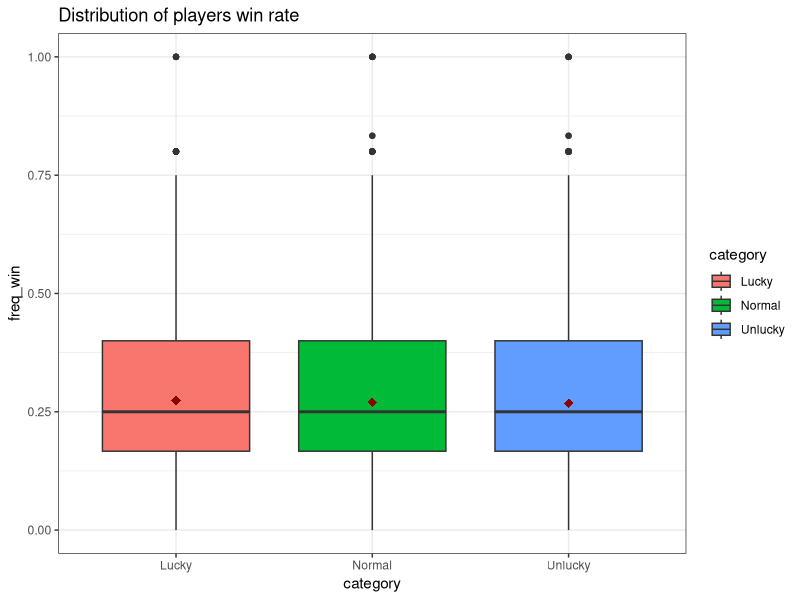

Generate this figure with R:
## ---- chunk 1
rm(list=ls())
library(dplyr)
library(tidyr)
library(ggplot2)
theme_set(theme_bw())
## ---- chunk 2
#source: https://www.bfmtv.com/loto/les-probabilites-de-gagner-aux-loteries-et-jeux-a-gratter-1460504.html
known_stats = read.table(text="Nom du jeu	Mise	Gain max.	Probabilite gain max.	Probabilite gain	Esperance gain
10 ans gagnants	5	340000	1500000	4.21	-1.4
Astro	2	20000	1125000	3.28	-0.67
Banco	1	1000	750000	4.24	-0.37
Black Jack	2	40000	1500000	4.46	-0.63
Cash	5	500000	6000000	3.83	-1.45
Goal	1	4000	1500000	3.97	-0.35
Jackpot	5	500000	6000000	5.5	-1.4
Maxi Goal	3	40000	1500000	3.83	-0.35
Maxi Mots Croises	5	250000	1500000	3.81	-1.5
Millionnaire	10	1000000	1500000	3.35	-2.65
Mini Mots Croises	2	15000	750000	3.66	-0.68
Mots Croises	3	30000	750000	4.52	-1.46
Mega Mots Croises	10	600000	3000000	2.94	-2.8
Numero Fetiche	1	1000	500000	3.53	-0.37
Pactole	2	200000	4500000	4.26	-0.64
Solitaire	2	25000	1500000	3.44	-0.68
Vegas	3	50000	1000000	3.81	-0.9",
header=TRUE,
sep="\t")

known_stats$Win.Prob = 1/known_stats$Probabilite.gain
known_stats$Prob.Play = known_stats$Mise/sum(known_stats$Mise)
## ---- chunk 3
Number_of_players=5000

win_chance_factor=c(Lucky=1,Normal=1,Unlucky=1)
Player_repartition=c(Lucky=33,Normal=33,Unlucky=33)
Avg_number_of_play=5
## ---- chunk 4
Num_categories_of_player=length(Player_repartition)
Categories_of_player=names(Player_repartition)
Player_repartition = Player_repartition/sum(Player_repartition)
## ---- chunk 5
Observation = data.frame(id.player = 1:Number_of_players)
## ---- chunk 6
Observation = Observation %>% 
  mutate(category = sample(x = Categories_of_player,
                                           size = Number_of_players,
                                           prob = Player_repartition,
                                           replace = TRUE)
)
## ---- chunk 7
Observation$Play.Num=rnorm(n = Number_of_players, mean = Avg_number_of_play) %>% 
  round()
## ---- chunk 8
Observation = Observation %>%
  uncount(Play.Num,
          .id="id.game",
          .remove=FALSE) 

## ---- chunk 9
Observation = Observation %>% 
  mutate(Game = sample(x = known_stats$Nom.du.jeu,
                          size = n(), 
                          prob=known_stats$Prob.Play,
                          replace = TRUE)
  )
## ---- chunk 10
Observation = left_join(Observation, known_stats[,c("Nom.du.jeu","Win.Prob")],
          by=c("Game" = "Nom.du.jeu")
)
## ---- chunk 11
tmp = data.frame(category=names(win_chance_factor),win_chance_factor=win_chance_factor)

Observation = left_join(Observation,tmp,
          by="category"
)
## ---- chunk 12
Observation = Observation %>% 
  mutate(Adj.Win.Prob=Win.Prob*win_chance_factor) %>% 
  mutate(Adj.Win.Prob = if_else(Adj.Win.Prob>1,
                                true=1,
                                false=Adj.Win.Prob))
## ---- chunk 13
Observation = Observation %>% 
  rowwise() %>% 
  mutate(Win.Loose=sample(x = c("Win","Loose"),
                          size = 1,
                          prob = c(Adj.Win.Prob,1-Adj.Win.Prob)
                          )
         ) %>% 
  ungroup()
## ---- chunk 14
Analysis = Observation %>% 
  group_by(id.player,category) %>% 
  summarize(freq_win=sum(Win.Loose=="Win")/n())

ggplot(Analysis, aes_string("category","freq_win",fill="category"))+
  geom_boxplot()+
  stat_summary(fun.y=mean, colour="darkred", geom="point", shape=18, size=3,show_guide = FALSE)+
  ggtitle("Distribution of players win rate")
## ---- chunk 15
chisq.test(Observation$Win.Loose,Observation$category)
